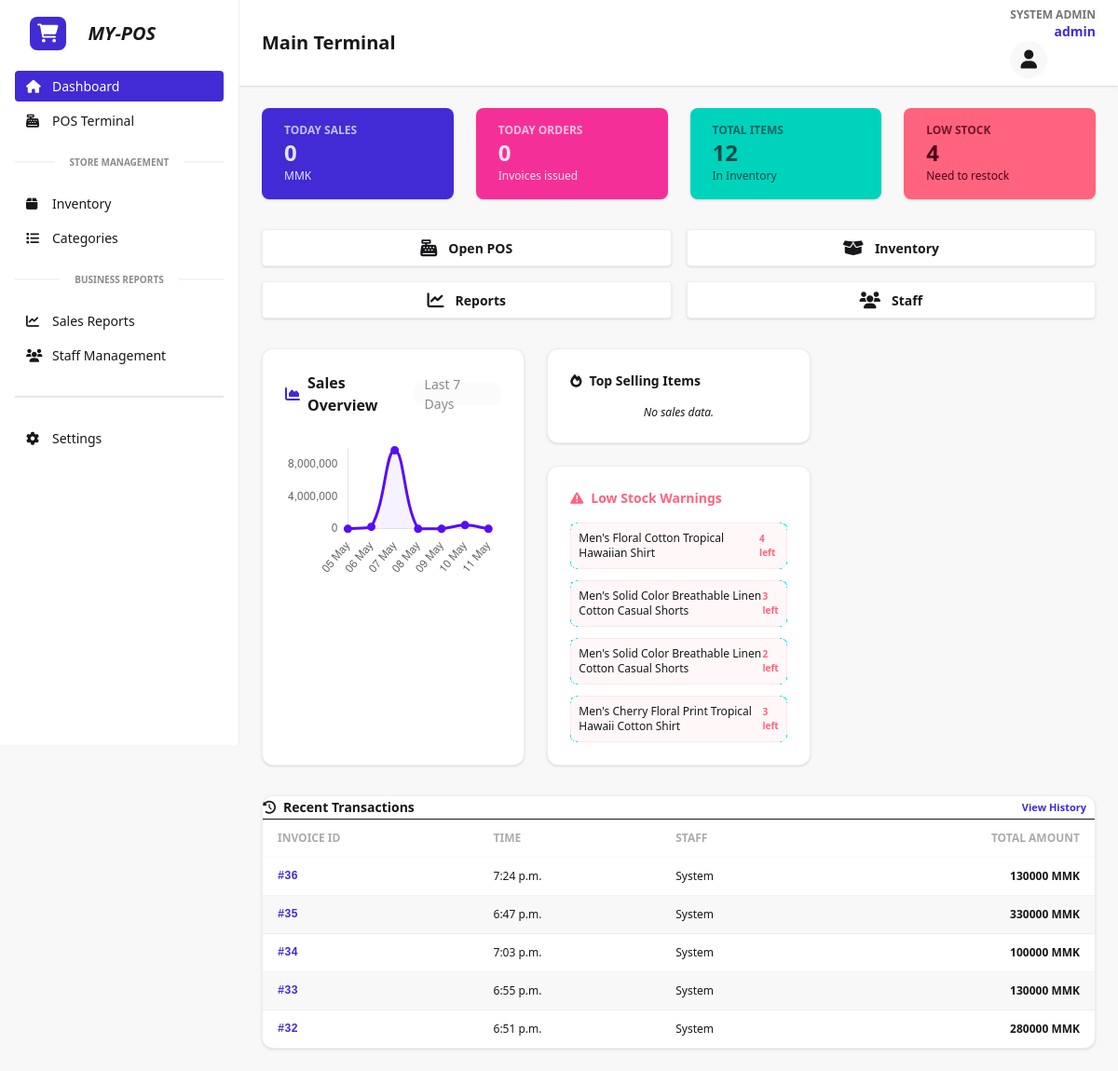
The app's page / (signed in) with its own data.
### core/models.py (models this page shows, shortened)
class Product(models.Model):
    category = models.ForeignKey(Category, on_delete=models.CASCADE, related_name='products')
    name = models.CharField(max_length=200)
    price = models.DecimalField(max_digits=10, decimal_places=2)
    stock = models.PositiveIntegerField(default=0)
    image = models.ImageField(upload_to='products/', blank=True, null=True)
    created_at = models.DateTimeField(auto_now_add=True)

class Order(models.Model):
    transaction_id = models.CharField(max_length=50, unique=True)
    total_amount = models.DecimalField(max_digits=12, decimal_places=2)
    created_at = models.DateTimeField(auto_now_add=True)

### core/views.py (the view)
# urls.py: path('', views.dashboard, name='dashboard'),
@login_required
def dashboard(request):
    today = timezone.now().date()
    today_sales = Order.objects.filter(created_at__date=today).aggregate(Sum('total_amount'))['total_amount__sum'] or 0
    today_orders_count = Order.objects.filter(created_at__date=today).count()
    total_products = Product.objects.count()
    low_stock_count = Product.objects.filter(stock__lt=5).count()
    low_stock_list = Product.objects.filter(stock__lt=5)
    from .models import OrderItem
    top_products = OrderItem.objects.values('product__name') \
        .annotate(total_sold=Sum('quantity')) \
        .order_by('-total_sold')[:5]
    recent_sales = Order.objects.order_by('-created_at')[:5]
    dates = []
    sales_data = []
    for i in range(6, -1, -1):
        date = today - datetime.timedelta(days=i)
        dates.append(date.strftime('%d %b'))
        daily_total = Order.objects.filter(created_at__date=date).aggregate(Sum('total_amount'))['total_amount__sum'] or 0
        sales_data.append(float(daily_total))
    context = {
        'today_sales': today_sales,
        'today_orders_count': today_orders_count,
        'total_products': total_products,
        'low_stock_count': low_stock_count,
        'low_stock_list': low_stock_list,
        'recent_sales': recent_sales,
        'dates': dates,
        'sales_data': sales_data,
    }
    return render(request, 'base.html', context)

### core/templates/base.html (shortened to what this page needs)
{% load tailwind_tags %}
{% load static %}
<!DOCTYPE html>
<html lang="en" data-theme="light">
<head>
    {% tailwind_css %}
    <link rel="stylesheet" href="https://cdnjs.cloudflare.com/ajax/libs/font-awesome/6.0.0/css/all.min.css">
</head>
<body class="bg-base-200">
    <div class="drawer lg:drawer-open">
        <div class="drawer-content flex flex-col">
            <div class="navbar bg-base-100 shadow-sm px-4">
                <div class="flex-1">
                    <span class="text-xl font-bold px-2">Main Terminal</span>
                </div>
                <div class="flex-none gap-2">
                    <div class="flex flex-col items-end mr-2 text-right">
                        <span class="text-xs opacity-60 font-bold uppercase">
                            {% if request.user.is_superuser %}
                            System Admin
                            {% elif request.user.groups.all.0.name == "Manager" %}
                            Store Manager
                            {% else %}
                            Cashier
                            {% endif %}
                        </span>
                        <span class="text-sm font-bold text-primary">{{ request.user.username }}</span>
                    </div>
                    <div class="dropdown dropdown-end">
                        <label tabindex="0" class="btn btn-ghost btn-circle avatar bg-base-200">
                            <div class="w-10 rounded-full flex items-center justify-center">
                                <i class="fa-solid fa-user text-xl"></i>
                            </div>
                        </label>
                    </div>
                </div>
            </div>
            <main class="p-6">
                {% block content %}
<div class="grid grid-cols-1 md:grid-cols-2 lg:grid-cols-4 gap-6">
    <div class="stats shadow bg-primary text-primary-content">
        <div class="stat">
            <div class="stat-title text-primary-content opacity-80 text-xs font-bold uppercase">Today Sales</div>
            <div class="stat-value text-2xl">{{ today_sales|floatformat:0 }}</div>
            <div class="stat-desc text-primary-content">MMK</div>
        </div>
    </div>
    <div class="stats shadow bg-secondary text-secondary-content">
        <div class="stat">
            <div class="stat-title text-secondary-content opacity-80 text-xs font-bold uppercase">Today Orders</div>
            <div class="stat-value text-2xl">{{ today_orders_count }}</div>
            <div class="stat-desc text-secondary-content">Invoices issued</div>
        </div>
    </div>
    <div class="stats shadow bg-accent text-accent-content">
        <div class="stat">
            <div class="stat-title text-accent-content opacity-80 text-xs font-bold uppercase">Total Items</div>
            <div class="stat-value text-2xl">{{ total_products }}</div>
            <div class="stat-desc text-accent-content">In Inventory</div>
        </div>
    </div>
    <div class="stats shadow bg-error text-error-content">
        <div class="stat">
            <div class="stat-title text-error-content opacity-80 text-xs font-bold uppercase">Low Stock</div>
            <div class="stat-value text-2xl">{{ low_stock_count }}</div>
            <div class="stat-desc text-error-content">Need to restock</div>
        </div>
    </div>
</div>
<div class="grid grid-cols-2 md:grid-cols-4 gap-4 mt-8">
    {% if request.user.is_superuser or request.user.groups.all.0.name == "Manager" %}
    <a href="{% url 'pos_terminal' %}" class="btn btn-outline border-base-300 bg-base-100 hover:bg-primary hover:text-white shadow-sm gap-3">
        <i class="fa-solid fa-cash-register text-lg"></i> <span class="hidden sm:inline">Open POS</span>
    </a>
    <a href="{% url 'inventory' %}" class="btn btn-outline border-base-300 bg-base-100 hover:bg-primary hover:text-white shadow-sm gap-3">
        <i class="fa-solid fa-box-open text-lg"></i> <span class="hidden sm:inline">Inventory</span>
    </a>
    <a href="{% url 'sales_reports' %}" class="btn btn-outline border-base-300 bg-base-100 hover:bg-primary hover:text-white shadow-sm gap-3">
        <i class="fa-solid fa-chart-line text-lg"></i> <span class="hidden sm:inline">Reports</span>
    </a>
    <a href="{% url 'staff_list' %}" class="btn btn-outline border-base-300 bg-base-100 hover:bg-primary hover:text-white shadow-sm gap-3">
        <i class="fa-solid fa-users text-lg"></i> <span class="hidden sm:inline">Staff</span>
    </a>
    {% endif %}
</div>
<div class="grid grid-cols-1 lg:grid-cols-3 gap-6 mt-8">
    <div class="lg:col-span-2 bg-base-100 p-6 rounded-xl shadow border border-base-300">
        <div class="flex justify-between items-center mb-6">
            <h3 class="font-bold flex items-center gap-2"><i class="fa-solid fa-chart-area text-primary"></i> Sales Overview</h3>
            <span class="badge badge-ghost opacity-50">Last 7 Days</span>
        </div>
        <div class="h-[300px]"><canvas id="salesChart"></canvas></div>
    </div>
    <div class="space-y-6">
        <div class="bg-base-100 p-6 rounded-xl shadow border border-base-300">
            <h3 class="font-bold mb-4 flex items-center gap-2 text-sm">
                <i class="fa-solid fa-fire text-orange-500"></i> Top Selling Items
            </h3>
            <div class="space-y-4">
                {% for product in top_products %}
                <div class="flex items-center justify-between">
                    <div class="flex items-center gap-3">
                        <span class="text-[10px] font-bold bg-base-200 w-5 h-5 flex items-center justify-center rounded-full">{{ forloop.counter }}</span>
                        <span class="text-sm font-medium">{{ product.name }}</span>
                    </div>
                    <span class="text-[10px] badge badge-ghost font-mono">{{ product.total_sold }} sold</span>
                </div>
                {% empty %}
                <p class="text-center opacity-40 text-xs py-4 italic">No sales data.</p>
                {% endfor %}
            </div>
        </div>
        <div class="bg-base-100 p-6 rounded-xl shadow border border-base-300">
            <h3 class="font-bold mb-4 text-error flex items-center gap-2 text-sm">
                <i class="fa-solid fa-triangle-exclamation"></i> Low Stock Warnings
            </h3>
            <div class="space-y-3 max-h-[150px] overflow-y-auto px-1">
                {% for item in low_stock_list %}
                <div class="flex justify-between items-center p-2 bg-error/5 rounded-lg border border-error/10">
                    <span class="text-xs font-medium">{{ item.name }}</span>
                    <span class="text-[10px] text-error font-bold">{{ item.stock }} left</span>
                </div>
                {% empty %}
                <div class="text-center py-4 opacity-40 text-xs italic">Stock is healthy.</div>
                {% endfor %}
            </div>
        </div>
    </div>
</div>
{% if user.is_superuser %}
<div class="mt-8 bg-base-100 rounded-xl shadow border border-base-300 overflow-hidden mb-10">
    <div class="px-6 py-4 bg-base-200/50 border-b flex justify-between items-center">
        <h3 class="font-bold text-sm flex items-center gap-2">
            <i class="fa-solid fa-clock-rotate-left"></i> Recent Transactions
        </h3>
        <a href="{% url 'sales_reports' %}" class="btn btn-ghost btn-xs text-primary font-bold">View History</a>
    </div>
    <div class="overflow-x-auto">
        <table class="table table-zebra w-full">
            <thead>
                <tr class="text-xs uppercase opacity-60">
                    <th>Invoice ID</th>
                    <th>Time</th>
                    <th>Staff</th>
                    <th class="text-right">Total Amount</th>
                </tr>
            </thead>
            <tbody>
                {% for sale in recent_sales %}
                <tr class="hover:bg-base-200/50">
                    <td class="font-mono text-xs font-bold text-primary">#{{ sale.id }}</td>
                    <td class="text-xs">{{ sale.created_at|time }}</td>
                    <td class="text-xs">{{ sale.staff.username|default:"System" }}</td>
                    <td class="text-right font-bold text-xs text-base-content">{{ sale.total_amount|floatformat:0 }} MMK</td>
                </tr>
                {% empty %}
                <tr><td colspan="4" class="text-center py-6 opacity-40 text-sm">No transactions today.</td></tr>
                {% endfor %}
            </tbody>
        </table>
    </div>
</div>
{% endif %}
<script>
    document.addEventListener('DOMContentLoaded', function () {
        const ctx = document.getElementById('salesChart').getContext('2d');
        new Chart(ctx, {
            type: 'line',
            data: {
                labels: {{ dates|safe }},
                datasets: [{
                    label: 'Sales (MMK)',
                    data: {{ sales_data|safe }},
                    borderColor: '#570df8',
                    fill: true,
                    backgroundColor: 'rgba(87, 13, 248, 0.05)',
                    borderWidth: 3,
                    pointBackgroundColor: '#570df8',
                    tension: 0.4
                }]
            },
            options: {
                responsive: true,
                maintainAspectRatio: false,
                plugins: {
                    legend: { display: false }
                },
                scales: {
                    y: { beginAtZero: true, grid: { display: false } },
                    x: { grid: { display: false } }
                }
            }
        });
    });
</script>
{% endblock %}
            </main>
        </div>
        <div class="drawer-side border-r border-base-300 z-40">
            <ul class="menu p-4 w-64 min-h-full bg-base-100 text-base-content gap-1">
                <li class="mb-4 flex flex-row items-center gap-3 px-4 !bg-transparent">
                    <div class="bg-primary p-2 rounded-lg text-white">
                        <i class="fa-solid fa-cart-shopping text-xl"></i>
                    </div>
                    <span class="text-xl font-black italic">MY-POS</span>
                </li>
                <li>
                    <a href="{% url 'dashboard' %}"
                        class="{% if request.resolver_match.url_name == 'dashboard' %}active bg-primary text-white{% endif %}">
                        <i class="fa-solid fa-house w-5"></i> Dashboard
                    </a>
                </li>
                <li>
                    <a href="{% url 'pos_terminal' %}"
                        class="{% if request.resolver_match.url_name == 'pos_terminal' %}active bg-primary text-white{% endif %}">
                        <i class="fa-solid fa-cash-register w-5"></i> POS Terminal
                    </a>
                </li>
                {% if request.user.is_superuser or request.user.groups.all.0.name == "Manager" %}
                <div class="divider uppercase text-[10px] font-bold opacity-50">Store Management</div>
                <li>
                    <a href="{% url 'inventory' %}"
                        class="{% if request.resolver_match.url_name == 'inventory' %}active bg-primary text-white{% endif %}">
                        <i class="fa-solid fa-box w-5"></i> Inventory
                    </a>
                </li>
                <li>
                    <a href="{% url 'categories_list' %}"
                        class="{% if request.resolver_match.url_name == 'categories_list' %}active bg-primary text-white{% endif %}">
                        <i class="fa-solid fa-list w-5"></i> Categories
                    </a>
                </li>
                {% endif %}
                {% if request.user.is_superuser %}
                <div class="divider uppercase text-[10px] font-bold opacity-50">Business Reports</div>
                <li>
                    <a href="{% url 'sales_reports' %}"
                        class="{% if request.resolver_match.url_name == 'sales_reports' %}active bg-primary text-white{% endif %}">
                        <i class="fa-solid fa-chart-line w-5"></i> Sales Reports
                    </a>
                </li>
                <li>
                    <a href="{% url 'staff_list' %}"
                        class="{% if request.resolver_match.url_name == 'staff_list' %}active bg-primary text-white{% endif %}">
                        <i class="fa-solid fa-users w-5"></i> Staff Management
                    </a>
                </li>
                {% endif %}
                <div class="divider"></div>
                <li>
                    <a href="{% url 'settings' %}"
                        class="{% if request.resolver_match.url_name == 'settings' %}active bg-primary text-white{% endif %}">
                        <i class="fa-solid fa-gear w-5"></i> Settings
                    </a>
                </li>
            </ul>
        </div>
    </div>
</body>
</html>

### records on screen
Product: name "Men's Floral Cotton Tropical Hawaiian Shirt", stock "4"
Product: name "Men's Solid Color Breathable Linen Cotton Casual Shorts", stock "3"
Product: name "Men's Solid Color Breathable Linen Cotton Casual Shorts", stock "2"
Product: name "Men's Cherry Floral Print Tropical Hawaii Cotton Shirt", stock "3"
Order: id "36", created_at "7:24 p.m.", staff.username "System", total_amount "130000"
Order: id "35", created_at "6:47 p.m.", staff.username "System", total_amount "330000"
Order: id "34", created_at "7:03 p.m.", staff.username "System", total_amount "100000"
Order: id "33", created_at "6:55 p.m.", staff.username "System", total_amount "130000"
Order: id "32", created_at "6:51 p.m.", staff.username "System", total_amount "280000"

### other values on screen
{{ request.user.username }} "admin"
{{ today_sales|floatformat:0 }} "0"
{{ today_orders_count }} "0"
{{ total_products }} "12"
{{ low_stock_count }} "4"
chart data {{ sales_data|safe }} [0.0, 250000.0, 9730000.0, 0.0, 0.0, 460000.0, 0.0]
